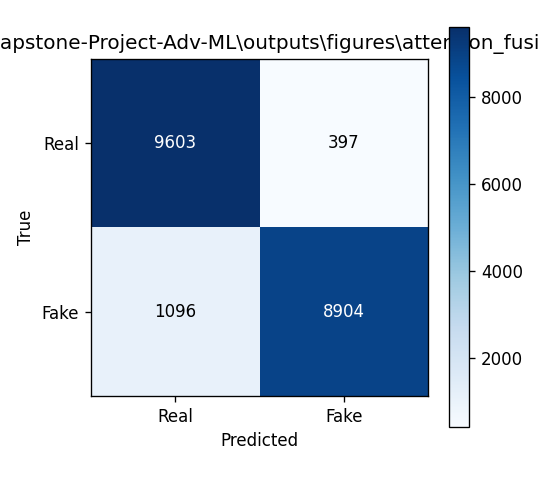
#> input picture attention_fusion Confusion Matrix.png, 540 x 480 px
$ python -i make_fft_plot.py   (imports and definitions only)
#> lines starting #> are read from the running program, lines starting #| are printed output that depends on the picture
import os
from pathlib import Path

import cv2
import numpy as np
import pandas as pd
import matplotlib.pyplot as plt

BASE_DIR = os.path.dirname(os.path.abspath(__file__))
PROJECT_ROOT = os.path.dirname(BASE_DIR)

DATASET_ROOT = os.path.join(PROJECT_ROOT, "data")
CSV_DIR = os.path.join(DATASET_ROOT, "csv")
OUTPUT_DIR = os.path.join(PROJECT_ROOT, "outputs", "figures")
OUTPUT_PATH = os.path.join(OUTPUT_DIR, "fft_comparison.png")

# [1 line not run here, left out]


# [22 lines left out: function read_middle_frame, not called in this run]


def fft_mag(image_rgb):
    gray = cv2.cvtColor(image_rgb, cv2.COLOR_RGB2GRAY)
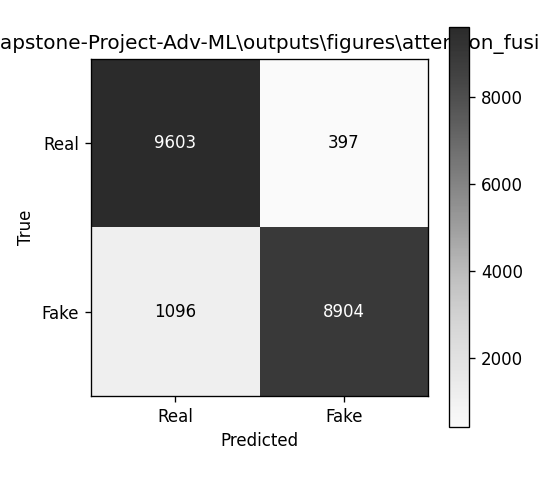
#> gray: shape (480, 540); min 0, max 255, mean 198.5
    gray = cv2.resize(gray, (256, 256))
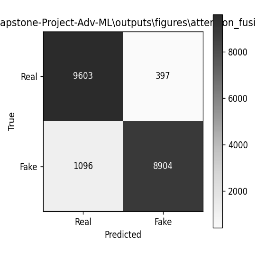
#> gray: shape (256, 256); min 0, max 255, mean 198.4
    fft = np.fft.fft2(gray)
    fft_shift = np.fft.fftshift(fft)
    mag = np.log(np.abs(fft_shift) + 1)
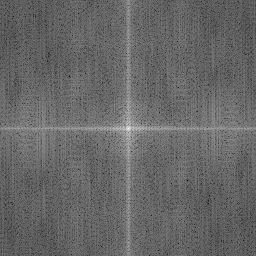
#> mag: shape (256, 256) float64; min 2.64, max 16.38, mean 8.22; drawn with min black and max white
    return gray, mag


# [70 lines left out: functions get_real_video, get_fake_video, main, not called in this run]


# [2 lines not run here, left out]

>>> import cv2
>>> picture = cv2.cvtColor(cv2.imread('../attention_fusion Confusion Matrix.png'), cv2.COLOR_BGR2RGB)
>>> result = fft_mag(picture)

$ run again, on frequency Confusion Matrix.png
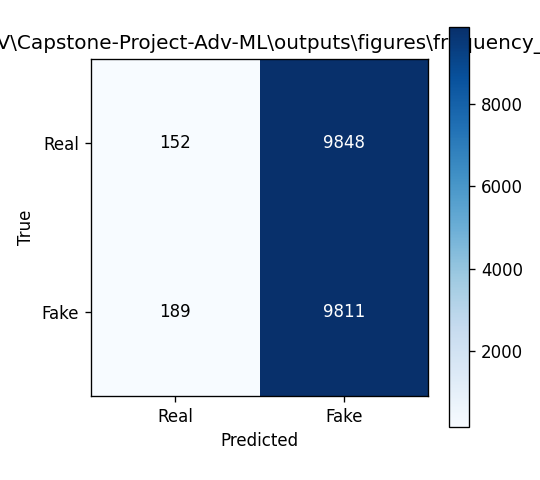
#> input picture frequency Confusion Matrix.png, 540 x 480 px
#> in fft_mag, `gray = cv2.resize(gray, (256, 256))`:
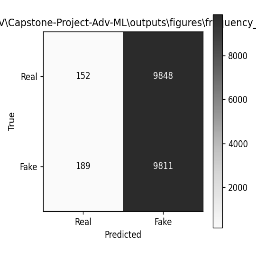
#> gray: shape (256, 256); min 0, max 255, mean 197.9
#> in fft_mag, `mag = np.log(np.abs(fft_shift) + 1)`:
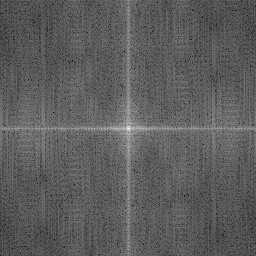
#> mag: shape (256, 256) float64; min 3.49, max 16.38, mean 8.22; drawn with min black and max white
